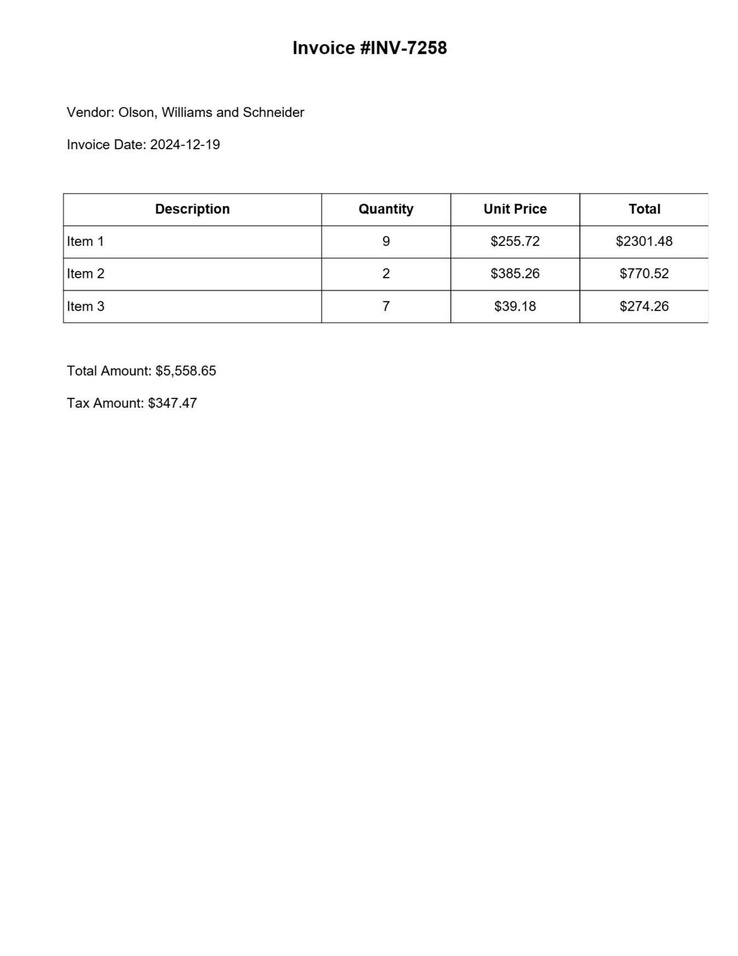
#> input picture IDP_Project/src/temp_images/page_1.jpg, 738 x 956 px, shrunk from 1700 x 2200 before the run
$ python -i preprocess.py   (imports and definitions only)
#> lines starting #> are read from the running program, lines starting #| are printed output that depends on the picture; after the words box and inside, x2 and y2 are one past the last pixel; in counts of white or black regions, pixels touching at a corner belong together
# -*- coding: utf-8 -*-
"""
Created on Fri Jan 10 20:53:01 2025

@author: HP
"""
#!pip install pdf2image

import cv2
import numpy as np

def preprocess_image(image_path):
    """
    Preprocess the image to improve OCR accuracy:
    - Convert to grayscale.
    - Denoise using median blur.
    - Apply adaptive thresholding.
    - Deskew the image.
    """
#> called with image_path = 'temp_images/page_1.jpg'
    # Read the image in grayscale
    image = cv2.imread(image_path, cv2.IMREAD_GRAYSCALE)
#> image is the input picture: shape (956, 738); min 0, max 255, mean 252

    # Denoise using median blur
    denoised_image = cv2.medianBlur(image, 5)
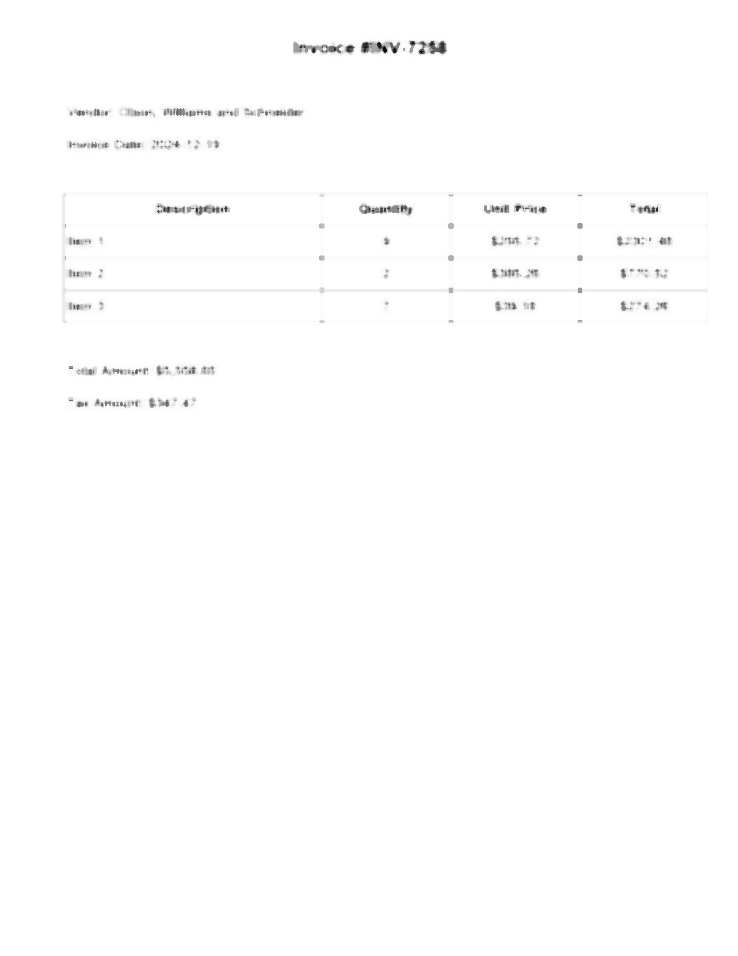
#> denoised_image: shape (956, 738); min 6, max 255, mean 253.7

    # Apply adaptive thresholding
    binary_image = cv2.adaptiveThreshold(
        denoised_image, 255, cv2.ADAPTIVE_THRESH_GAUSSIAN_C, cv2.THRESH_BINARY, 11, 2
    )
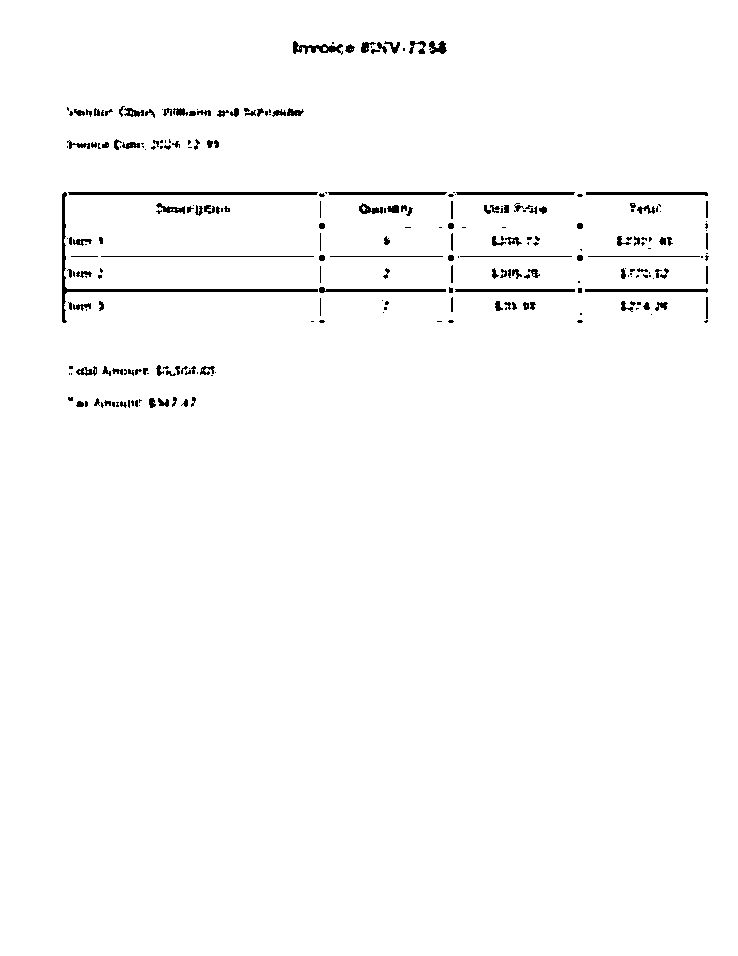
#> binary_image: shape (956, 738); 98.4% white; 262 black regions (125 under 20 px), largest, box (x1, y1, x2, y2) and area: (62, 192, 318, 323) 1168, (68, 192, 318, 195) 746, (319, 287, 446, 293) 393

    # Deskew the image
    coords = np.column_stack(np.where(binary_image > 0))
#> coords = 694138 pairs, first value 0 to 955, second value 0 to 737
    angle = cv2.minAreaRect(coords)[-1]
#> angle = -90
    if angle < -45:
        angle = -(90 + angle)
#> angle = 0
    else:
        angle = -angle

    (h, w) = binary_image.shape[:2]
#> h = 956; w = 738
    center = (w // 2, h // 2)
#> center = (369, 478)
    rotation_matrix = cv2.getRotationMatrix2D(center, angle, 1.0)
#> rotation_matrix = [[1, 0, 0], [0, 1, 0]]
    deskewed_image = cv2.warpAffine(binary_image, rotation_matrix, (w, h), flags=cv2.INTER_CUBIC)

    return deskewed_image

>>> result = preprocess_image('temp_images/page_1.jpg')
